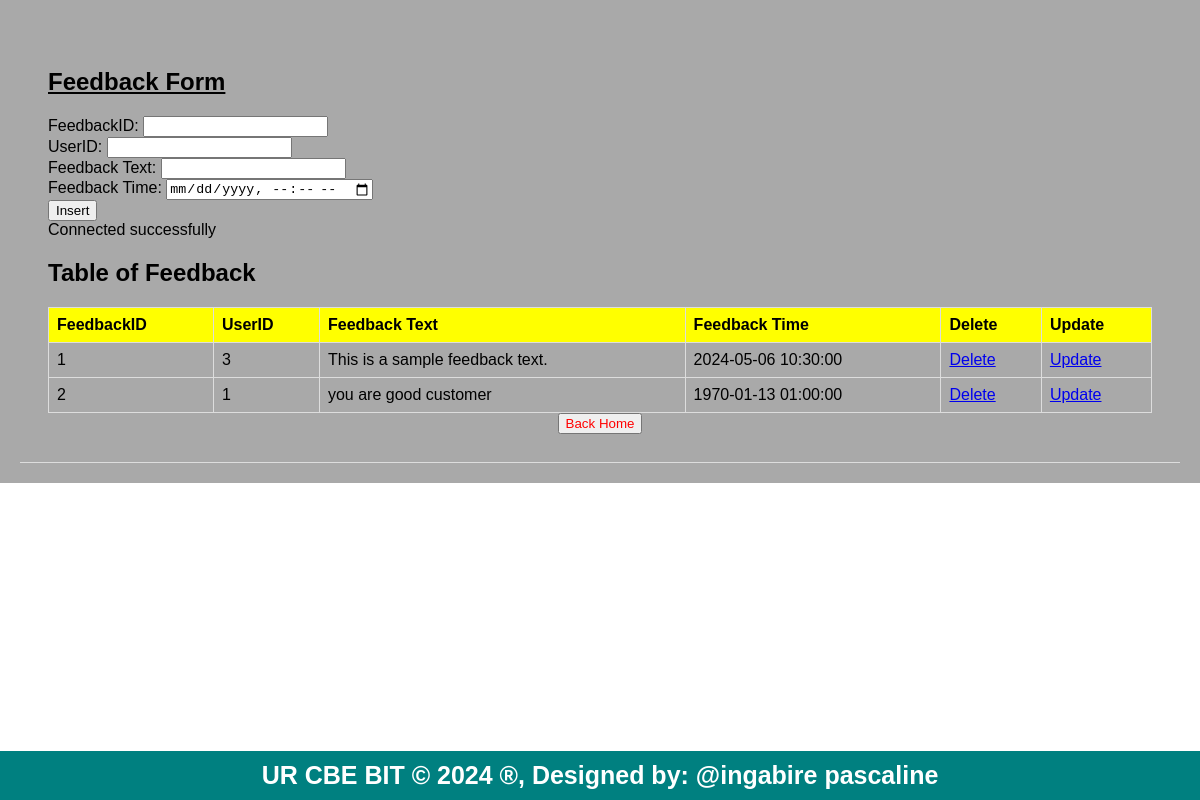
Page /feedback.php on the committed database.
### tables this page shows
CREATE TABLE `feedback` (
  `FeedbackID` int(11) NOT NULL,
  `UserID` int(11) DEFAULT NULL,
  `FeedbackText` text DEFAULT NULL,
  `FeedbackTime` datetime DEFAULT NULL
);

### feedback.php (the view, shortened to what this page needs)
<!DOCTYPE html>
<html lang="en">
<head>
    <link rel="stylesheet" type="text/css" href="style.css">
</head>
<body>
<header>
<section>
    <h1><u>Feedback Form</u></h1>
    <form method="post" action="feedback.php" onsubmit="return confirmInsert();">
        <label for="FeedbackID">FeedbackID:</label>
        <input type="number" id="FeedbackID" name="FeedbackID"><br>
        <label for="UserID">UserID:</label>
        <input type="number" id="UserID" name="UserID"><br>
        <label for="FeedbackText">Feedback Text:</label>
        <input type="text" id="FeedbackText" name="FeedbackText" required><br>
        <label for="FeedbackTime">Feedback Time:</label>
        <input type="datetime-local" id="FeedbackTime" name="FeedbackTime" required><br>
        <input type="submit" name="add" value="Insert">
    </form>
    <?php
    include('dbconnection.php');
    $sql = "SELECT * FROM feedback";
    $result = $connection->query($sql);
    ?>
    <h2>Table of Feedback</h2>
    <table>
        <tr>
            <th>FeedbackID</th>
            <th>UserID</th>
            <th>Feedback Text</th>
            <th>Feedback Time</th>
            <th>Delete</th>
            <th>Update</th>
        </tr>
        <?php
        if ($result->num_rows > 0) {
            while ($row = $result->fetch_assoc()) {
                $FeedbackID = $row['FeedbackID'];
                echo "<tr>
                    <td>" . $row['FeedbackID'] . "</td>
                    <td>" . $row['UserID'] . "</td>
                    <td>" . $row['FeedbackText'] . "</td>
                    <td>" . $row['FeedbackTime'] . "</td>
                    <td><a href='delete_feedback.php?FeedbackID=$FeedbackID'>Delete</a></td>
                    <td><a href='update_feedback.php?FeedbackID=$FeedbackID'>Update</a></td>
                </tr>";
            }
        } else {
            echo "<tr><td colspan='6'>No data found</td></tr>";
        }
        ?>
    </table>
    <center><button><a href="home.html">Back Home</a></button></center>
</section>
</header>
<footer>
    <b>UR CBE BIT &copy; 2024 &reg;, Designed by: @ingabire pascaline</b>
</footer>
</body>
</html>

### style.css (style rules this page uses)
body { font-family: Arial, sans-serif; margin: 0; padding: 0; }
body { font-family: Arial,sans-serif; margin:0; padding:0; }
header { background-color:darkgray; padding: 20px; }
section { padding:28px; border-bottom: 1px solid #ddd; }
footer { text-align: center; padding: 15px; background-color:darkgray; }

### feedback.php (style rules this page uses)
table { border-collapse: collapse; width: 100%; }
th, td { border: 1px solid #dddddd; text-align: left; padding: 8px; }
th { background-color: yellow; }
footer { background-color: teal; text-align: center; width: 100%; color: white; font-size: 25px; position: fixed; bottom: 0; padding: 10px 0; }
button a { color: red; text-decoration: none; }

### rows in the picture
feedback: FeedbackID "1", UserID "3", FeedbackText "This is a sample feedback text.", FeedbackTime "2024-05-06 10:30:00"
feedback: FeedbackID "2", UserID "1", FeedbackText "you are good customer", FeedbackTime "1970-01-13 01:00:00"
